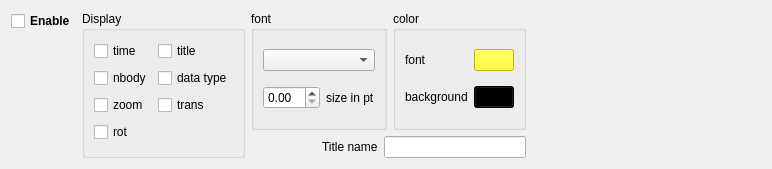
     <widget class="QWidget" name="tab_2">
      <attribute name="title">
       <string>On screen display</string>
      </attribute>
      <layout class="QGridLayout" name="gridLayout_23">
       <item row="0" column="0">
        <widget class="QCheckBox" name="show_osd_checkb">
         <property name="font">
          <font>
           <weight>75</weight>
           <bold>true</bold>
          </font>
         </property>
         <property name="toolTip">
          <string>toggle on screen display</string>
         </property>
         <property name="text">
          <string>Enable</string>
         </property>
        </widget>
       </item>
       <item row="0" column="1" rowspan="3">
        <widget class="QGroupBox" name="groupBox_12">
         <property name="title">
          <string>Display</string>
         </property>
         <layout class="QGridLayout" name="gridLayout_18">
          <item row="0" column="0">
           <widget class="QCheckBox" name="osd_time">
            <property name="text">
             <string>time</string>
            </property>
           </widget>
          </item>
          <item row="0" column="1">
           <widget class="QCheckBox" name="osd_title">
            <property name="text">
             <string>title</string>
            </property>
           </widget>
          </item>
          <item row="1" column="0">
           <widget class="QCheckBox" name="osd_nbody">
            <property name="text">
             <string>nbody</string>
            </property>
           </widget>
          </item>
          <item row="1" column="1">
           <widget class="QCheckBox" name="osd_datatype">
            <property name="text">
             <string>data type</string>
            </property>
           </widget>
          </item>
          <item row="2" column="0">
           <widget class="QCheckBox" name="osd_zoom">
            <property name="text">
             <string>zoom</string>
            </property>
           </widget>
          </item>
          <item row="2" column="1">
           <widget class="QCheckBox" name="osd_trans">
            <property name="text">
             <string>trans</string>
            </property>
           </widget>
          </item>
          <item row="3" column="0">
           <widget class="QCheckBox" name="osd_rot">
            <property name="text">
             <string>rot</string>
            </property>
           </widget>
          </item>
         </layout>
        </widget>
       </item>
       <item row="0" column="2" rowspan="2" colspan="2">
        <widget class="QGroupBox" name="groupBox_13">
         <property name="title">
          <string>font</string>
         </property>
         <layout class="QGridLayout" name="gridLayout_21">
          <item row="0" column="0" colspan="2">
           <widget class="QComboBox" name="osd_combo_font">
            <property name="toolTip">
             <string>select font</string>
            </property>
           </widget>
          </item>
          <item row="1" column="1">
           <widget class="QLabel" name="label_15">
            <property name="text">
             <string>size in pt</string>
            </property>
           </widget>
          </item>
          <item row="1" column="0">
           <widget class="QDoubleSpinBox" name="spin_font_size">
            <property name="toolTip">
             <string>change font size</string>
            </property>
           </widget>
          </item>
         </layout>
        </widget>
       </item>
       <item row="0" column="4" rowspan="2">
        <widget class="QGroupBox" name="groupBox_14">
         <property name="title">
          <string>color</string>
         </property>
         <layout class="QGridLayout" name="gridLayout_20">
          <item row="0" column="0">
           <widget class="QLabel" name="label_16">
            <property name="text">
             <string>font</string>
            </property>
           </widget>
          </item>
          <item row="0" column="1">
           <widget class="QPushButton" name="font_color">
            <property name="palette">
             <palette>
              <active>
               <colorrole role="WindowText">
                <brush brushstyle="SolidPattern">
                 <color alpha="255">
                  <red>0</red>
                  <green>0</green>
                  <blue>0</blue>
                 </color>
                </brush>
               </colorrole>
               <colorrole role="Button">
                <brush brushstyle="SolidPattern">
                 <color alpha="255">
                  <red>255</red>
                  <green>255</green>
                  <blue>0</blue>
                 </color>
                </brush>
               </colorrole>
               <colorrole role="Light">
                <brush brushstyle="SolidPattern">
                 <color alpha="255">
                  <red>255</red>
                  <green>255</green>
                  <blue>127</blue>
                 </color>
                </brush>
               </colorrole>
               <colorrole role="Midlight">
                <brush brushstyle="SolidPattern">
                 <color alpha="255">
                  <red>255</red>
                  <green>255</green>
                  <blue>63</blue>
                 </color>
                </brush>
               </colorrole>
               <colorrole role="Dark">
                <brush brushstyle="SolidPattern">
                 <color alpha="255">
                  <red>127</red>
                  <green>127</green>
                  <blue>0</blue>
                 </color>
                </brush>
               </colorrole>
               <colorrole role="Mid">
                <brush brushstyle="SolidPattern">
                 <color alpha="255">
                  <red>170</red>
                  <green>170</green>
                  <blue>0</blue>
                 </color>
                </brush>
               </colorrole>
               <colorrole role="Text">
                <brush brushstyle="SolidPattern">
                 <color alpha="255">
                  <red>0</red>
                  <green>0</green>
                  <blue>0</blue>
                 </color>
                </brush>
               </colorrole>
               <colorrole role="BrightText">
                <brush brushstyle="SolidPattern">
                 <color alpha="255">
                  <red>255</red>
                  <green>255</green>
                  <blue>255</blue>
                 </color>
                </brush>
               </colorrole>
               <colorrole role="ButtonText">
                <brush brushstyle="SolidPattern">
                 <color alpha="255">
                  <red>0</red>
                  <green>0</green>
                  <blue>0</blue>
                 </color>
                </brush>
               </colorrole>
               <colorrole role="Base">
                <brush brushstyle="SolidPattern">
                 <color alpha="255">
                  <red>255</red>
                  <green>255</green>
                  <blue>255</blue>
                 </color>
                </brush>
               </colorrole>
               <colorrole role="Window">
                <brush brushstyle="SolidPattern">
                 <color alpha="255">
                  <red>255</red>
                  <green>255</green>
                  <blue>0</blue>
                 </color>
                </brush>
               </colorrole>
               <colorrole role="Shadow">
                <brush brushstyle="SolidPattern">
                 <color alpha="255">
                  <red>0</red>
                  <green>0</green>
                  <blue>0</blue>
                 </color>
                </brush>
               </colorrole>
               <colorrole role="AlternateBase">
                <brush brushstyle="SolidPattern">
                 <color alpha="255">
                  <red>255</red>
                  <green>255</green>
                  <blue>127</blue>
                 </color>
                </brush>
               </colorrole>
               <colorrole role="ToolTipBase">
                <brush brushstyle="SolidPattern">
                 <color alpha="255">
                  <red>255</red>
                  <green>255</green>
                  <blue>220</blue>
                 </color>
                </brush>
               </colorrole>
               <colorrole role="ToolTipText">
                <brush brushstyle="SolidPattern">
                 <color alpha="255">
                  <red>0</red>
                  <green>0</green>
                  <blue>0</blue>
                 </color>
                </brush>
               </colorrole>
              </active>
              <inactive>
               <colorrole role="WindowText">
                <brush brushstyle="SolidPattern">
                 <color alpha="255">
                  <red>0</red>
                  <green>0</green>
                  <blue>0</blue>
                 </color>
                </brush>
               </colorrole>
               <colorrole role="Button">
                <brush brushstyle="SolidPattern">
                 <color alpha="255">
                  <red>255</red>
                  <green>255</green>
                  <blue>0</blue>
                 </color>
                </brush>
               </colorrole>
               <colorrole role="Light">
                <brush brushstyle="SolidPattern">
                 <color alpha="255">
                  <red>255</red>
                  <green>255</green>
                  <blue>127</blue>
                 </color>
                </brush>
               </colorrole>
               <colorrole role="Midlight">
                <brush brushstyle="SolidPattern">
                 <color alpha="255">
                  <red>255</red>
                  <green>255</green>
                  <blue>63</blue>
                 </color>
                </brush>
               </colorrole>
               <colorrole role="Dark">
                <brush brushstyle="SolidPattern">
                 <color alpha="255">
                  <red>127</red>
                  <green>127</green>
                  <blue>0</blue>
                 </color>
                </brush>
               </colorrole>
               <colorrole role="Mid">
                <brush brushstyle="SolidPattern">
                 <color alpha="255">
                  <red>170</red>
                  <green>170</green>
                  <blue>0</blue>
                 </color>
                </brush>
               </colorrole>
               <colorrole role="Text">
                <brush brushstyle="SolidPattern">
                 <color alpha="255">
                  <red>0</red>
                  <green>0</green>
                  <blue>0</blue>
                 </color>
                </brush>
               </colorrole>
               <colorrole role="BrightText">
                <brush brushstyle="SolidPattern">
                 <color alpha="255">
                  <red>255</red>
                  <green>255</green>
                  <blue>255</blue>
                 </color>
                </brush>
               </colorrole>
               <colorrole role="ButtonText">
                <brush brushstyle="SolidPattern">
                 <color alpha="255">
                  <red>0</red>
                  <green>0</green>
                  <blue>0</blue>
                 </color>
                </brush>
               </colorrole>
               <colorrole role="Base">
                <brush brushstyle="SolidPattern">
                 <color alpha="255">
                  <red>255</red>
                  <green>255</green>
                  <blue>255</blue>
                 </color>
                </brush>
               </colorrole>
               <colorrole role="Window">
                <brush brushstyle="SolidPattern">
                 <color alpha="255">
                  <red>255</red>
                  <green>255</green>
                  <blue>0</blue>
                 </color>
                </brush>
               </colorrole>
               <colorrole role="Shadow">
                <brush brushstyle="SolidPattern">
                 <color alpha="255">
                  <red>0</red>
                  <green>0</green>
                  <blue>0</blue>
                 </color>
                </brush>
               </colorrole>
               <colorrole role="AlternateBase">
                <brush brushstyle="SolidPattern">
                 <color alpha="255">
                  <red>255</red>
                  <green>255</green>
                  <blue>127</blue>
                 </color>
                </brush>
               </colorrole>
               <colorrole role="ToolTipBase">
                <brush brushstyle="SolidPattern">
                 <color alpha="255">
                  <red>255</red>
                  <green>255</green>
                  <blue>220</blue>
                 </color>
                </brush>
               </colorrole>
               <colorrole role="ToolTipText">
                <brush brushstyle="SolidPattern">
                 <color alpha="255">
                  <red>0</red>
                  <green>0</green>
                  <blue>0</blue>
                 </color>
                </brush>
               </colorrole>
              </inactive>
              <disabled>
               <colorrole role="WindowText">
                <brush brushstyle="SolidPattern">
                 <color alpha="255">
                  <red>127</red>
                  <green>127</green>
                  <blue>0</blue>
                 </color>
                </brush>
               </colorrole>
               <colorrole role="Button">
                <brush brushstyle="SolidPattern">
                 <color alpha="255">
                  <red>255</red>
                  <green>255</green>
                  <blue>0</blue>
                 </color>
                </brush>
               </colorrole>
               <colorrole role="Light">
                <brush brushstyle="SolidPattern">
                 <color alpha="255">
                  <red>255</red>
                  <green>255</green>
                  <blue>127</blue>
                 </color>
                </brush>
               </colorrole>
               <colorrole role="Midlight">
                <brush brushstyle="SolidPattern">
                 <color alpha="255">
                  <red>255</red>
                  <green>255</green>
                  <blue>63</blue>
                 </color>
                </brush>
               </colorrole>
               <colorrole role="Dark">
                <brush brushstyle="SolidPattern">
                 <color alpha="255">
                  <red>127</red>
                  <green>127</green>
                  <blue>0</blue>
                 </color>
                </brush>
               </colorrole>
               <colorrole role="Mid">
                <brush brushstyle="SolidPattern">
                 <color alpha="255">
                  <red>170</red>
                  <green>170</green>
                  <blue>0</blue>
                 </color>
                </brush>
               </colorrole>
               <colorrole role="Text">
                <brush brushstyle="SolidPattern">
                 <color alpha="255">
                  <red>127</red>
                  <green>127</green>
                  <blue>0</blue>
                 </color>
                </brush>
               </colorrole>
               <colorrole role="BrightText">
                <brush brushstyle="SolidPattern">
                 <color alpha="255">
                  <red>255</red>
                  <green>255</green>
                  <blue>255</blue>
                 </color>
                </brush>
               </colorrole>
               <colorrole role="ButtonText">
                <brush brushstyle="SolidPattern">
                 <color alpha="255">
                  <red>127</red>
                  <green>127</green>
                  <blue>0</blue>
                 </color>
                </brush>
               </colorrole>
               <colorrole role="Base">
                <brush brushstyle="SolidPattern">
                 <color alpha="255">
                  <red>255</red>
                  <green>255</green>
                  <blue>0</blue>
                 </color>
                </brush>
               </colorrole>
               <colorrole role="Window">
                <brush brushstyle="SolidPattern">
                 <color alpha="255">
                  <red>255</red>
                  <green>255</green>
                  <blue>0</blue>
                 </color>
                </brush>
               </colorrole>
               <colorrole role="Shadow">
                <brush brushstyle="SolidPattern">
                 <color alpha="255">
                  <red>0</red>
                  <green>0</green>
                  <blue>0</blue>
                 </color>
                </brush>
               </colorrole>
               <colorrole role="AlternateBase">
                <brush brushstyle="SolidPattern">
                 <color alpha="255">
                  <red>255</red>
                  <green>255</green>
                  <blue>0</blue>
                 </color>
                </brush>
               </colorrole>
               <colorrole role="ToolTipBase">
                <brush brushstyle="SolidPattern">
                 <color alpha="255">
                  <red>255</red>
                  <green>255</green>
                  <blue>220</blue>
                 </color>
                </brush>
               </colorrole>
               <colorrole role="ToolTipText">
                <brush brushstyle="SolidPattern">
                 <color alpha="255">
                  <red>0</red>
                  <green>0</green>
                  <blue>0</blue>
                 </color>
                </brush>
               </colorrole>
              </disabled>
             </palette>
            </property>
            <property name="toolTip">
             <string>press button to change font color</string>
            </property>
            <property name="text">
             <string/>
            </property>
           </widget>
          </item>
          <item row="1" column="0">
           <widget class="QLabel" name="label_17">
            <property name="text">
             <string>background</string>
            </property>
           </widget>
          </item>
          <item row="1" column="1">
           <widget class="QPushButton" name="background_color">
            <property name="palette">
             <palette>
              <active>
               <colorrole role="WindowText">
                <brush brushstyle="SolidPattern">
                 <color alpha="255">
                  <red>255</red>
                  <green>255</green>
                  <blue>255</blue>
                 </color>
                </brush>
               </colorrole>
               <colorrole role="Button">
                <brush brushstyle="SolidPattern">
                 <color alpha="255">
                  <red>0</red>
                  <green>0</green>
                  <blue>0</blue>
                 </color>
                </brush>
               </colorrole>
               <colorrole role="Light">
                <brush brushstyle="SolidPattern">
                 <color alpha="255">
                  <red>0</red>
                  <green>0</green>
                  <blue>0</blue>
                 </color>
                </brush>
               </colorrole>
               <colorrole role="Midlight">
                <brush brushstyle="SolidPattern">
                 <color alpha="255">
                  <red>0</red>
                  <green>0</green>
                  <blue>0</blue>
                 </color>
                </brush>
               </colorrole>
               <colorrole role="Dark">
                <brush brushstyle="SolidPattern">
                 <color alpha="255">
                  <red>0</red>
                  <green>0</green>
                  <blue>0</blue>
                 </color>
                </brush>
               </colorrole>
               <colorrole role="Mid">
                <brush brushstyle="SolidPattern">
                 <color alpha="255">
                  <red>0</red>
                  <green>0</green>
                  <blue>0</blue>
                 </color>
                </brush>
               </colorrole>
               <colorrole role="Text">
                <brush brushstyle="SolidPattern">
                 <color alpha="255">
                  <red>255</red>
                  <green>255</green>
                  <blue>255</blue>
                 </color>
                </brush>
               </colorrole>
               <colorrole role="BrightText">
                <brush brushstyle="SolidPattern">
                 <color alpha="255">
                  <red>255</red>
                  <green>255</green>
                  <blue>255</blue>
                 </color>
                </brush>
               </colorrole>
               <colorrole role="ButtonText">
                <brush brushstyle="SolidPattern">
                 <color alpha="255">
                  <red>255</red>
                  <green>255</green>
                  <blue>255</blue>
                 </color>
                </brush>
               </colorrole>
               <colorrole role="Base">
                <brush brushstyle="SolidPattern">
                 <color alpha="255">
                  <red>0</red>
                  <green>0</green>
                  <blue>0</blue>
                 </color>
                </brush>
               </colorrole>
               <colorrole role="Window">
                <brush brushstyle="SolidPattern">
                 <color alpha="255">
                  <red>0</red>
                  <green>0</green>
                  <blue>0</blue>
                 </color>
                </brush>
               </colorrole>
               <colorrole role="Shadow">
                <brush brushstyle="SolidPattern">
                 <color alpha="255">
                  <red>0</red>
                  <green>0</green>
                  <blue>0</blue>
                 </color>
                </brush>
               </colorrole>
               <colorrole role="AlternateBase">
                <brush brushstyle="SolidPattern">
                 <color alpha="255">
                  <red>0</red>
                  <green>0</green>
                  <blue>0</blue>
                 </color>
                </brush>
               </colorrole>
               <colorrole role="ToolTipBase">
                <brush brushstyle="SolidPattern">
                 <color alpha="255">
                  <red>255</red>
                  <green>255</green>
                  <blue>220</blue>
                 </color>
                </brush>
               </colorrole>
               <colorrole role="ToolTipText">
                <brush brushstyle="SolidPattern">
                 <color alpha="255">
                  <red>0</red>
                  <green>0</green>
                  <blue>0</blue>
                 </color>
                </brush>
               </colorrole>
              </active>
              <inactive>
               <colorrole role="WindowText">
                <brush brushstyle="SolidPattern">
                 <color alpha="255">
                  <red>255</red>
                  <green>255</green>
                  <blue>255</blue>
                 </color>
                </brush>
               </colorrole>
               <colorrole role="Button">
                <brush brushstyle="SolidPattern">
                 <color alpha="255">
                  <red>0</red>
                  <green>0</green>
                  <blue>0</blue>
                 </color>
                </brush>
               </colorrole>
               <colorrole role="Light">
                <brush brushstyle="SolidPattern">
                 <color alpha="255">
                  <red>0</red>
                  <green>0</green>
                  <blue>0</blue>
                 </color>
                </brush>
               </colorrole>
               <colorrole role="Midlight">
                <brush brushstyle="SolidPattern">
                 <color alpha="255">
                  <red>0</red>
                  <green>0</green>
                  <blue>0</blue>
                 </color>
                </brush>
               </colorrole>
               <colorrole role="Dark">
                <brush brushstyle="SolidPattern">
                 <color alpha="255">
                  <red>0</red>
                  <green>0</green>
                  <blue>0</blue>
                 </color>
                </brush>
               </colorrole>
               <colorrole role="Mid">
                <brush brushstyle="SolidPattern">
                 <color alpha="255">
                  <red>0</red>
                  <green>0</green>
                  <blue>0</blue>
                 </color>
                </brush>
               </colorrole>
               <colorrole role="Text">
                <brush brushstyle="SolidPattern">
                 <color alpha="255">
                  <red>255</red>
                  <green>255</green>
                  <blue>255</blue>
                 </color>
                </brush>
               </colorrole>
               <colorrole role="BrightText">
                <brush brushstyle="SolidPattern">
                 <color alpha="255">
                  <red>255</red>
                  <green>255</green>
                  <blue>255</blue>
                 </color>
                </brush>
               </colorrole>
               <colorrole role="ButtonText">
                <brush brushstyle="SolidPattern">
                 <color alpha="255">
                  <red>255</red>
                  <green>255</green>
                  <blue>255</blue>
                 </color>
                </brush>
               </colorrole>
               <colorrole role="Base">
                <brush brushstyle="SolidPattern">
                 <color alpha="255">
                  <red>0</red>
                  <green>0</green>
                  <blue>0</blue>
                 </color>
                </brush>
               </colorrole>
               <colorrole role="Window">
                <brush brushstyle="SolidPattern">
                 <color alpha="255">
                  <red>0</red>
                  <green>0</green>
                  <blue>0</blue>
                 </color>
                </brush>
               </colorrole>
               <colorrole role="Shadow">
                <brush brushstyle="SolidPattern">
                 <color alpha="255">
                  <red>0</red>
                  <green>0</green>
                  <blue>0</blue>
                 </color>
                </brush>
               </colorrole>
               <colorrole role="AlternateBase">
                <brush brushstyle="SolidPattern">
                 <color alpha="255">
                  <red>0</red>
                  <green>0</green>
                  <blue>0</blue>
                 </color>
                </brush>
               </colorrole>
               <colorrole role="ToolTipBase">
                <brush brushstyle="SolidPattern">
                 <color alpha="255">
                  <red>255</red>
                  <green>255</green>
                  <blue>220</blue>
                 </color>
                </brush>
               </colorrole>
               <colorrole role="ToolTipText">
                <brush brushstyle="SolidPattern">
                 <color alpha="255">
                  <red>0</red>
                  <green>0</green>
                  <blue>0</blue>
                 </color>
                </brush>
               </colorrole>
              </inactive>
              <disabled>
               <colorrole role="WindowText">
                <brush brushstyle="SolidPattern">
                 <color alpha="255">
                  <red>0</red>
                  <green>0</green>
                  <blue>0</blue>
                 </color>
                </brush>
               </colorrole>
               <colorrole role="Button">
                <brush brushstyle="SolidPattern">
                 <color alpha="255">
                  <red>0</red>
                  <green>0</green>
                  <blue>0</blue>
                 </color>
                </brush>
               </colorrole>
               <colorrole role="Light">
                <brush brushstyle="SolidPattern">
                 <color alpha="255">
                  <red>0</red>
                  <green>0</green>
                  <blue>0</blue>
                 </color>
                </brush>
               </colorrole>
               <colorrole role="Midlight">
                <brush brushstyle="SolidPattern">
                 <color alpha="255">
                  <red>0</red>
                  <green>0</green>
                  <blue>0</blue>
                 </color>
                </brush>
               </colorrole>
               <colorrole role="Dark">
                <brush brushstyle="SolidPattern">
                 <color alpha="255">
                  <red>0</red>
                  <green>0</green>
                  <blue>0</blue>
                 </color>
                </brush>
               </colorrole>
               <colorrole role="Mid">
                <brush brushstyle="SolidPattern">
                 <color alpha="255">
                  <red>0</red>
                  <green>0</green>
                  <blue>0</blue>
                 </color>
                </brush>
               </colorrole>
               <colorrole role="Text">
                <brush brushstyle="SolidPattern">
                 <color alpha="255">
                  <red>0</red>
                  <green>0</green>
                  <blue>0</blue>
                 </color>
                </brush>
               </colorrole>
               <colorrole role="BrightText">
                <brush brushstyle="SolidPattern">
                 <color alpha="255">
                  <red>255</red>
                  <green>255</green>
                  <blue>255</blue>
                 </color>
                </brush>
               </colorrole>
               <colorrole role="ButtonText">
                <brush brushstyle="SolidPattern">
                 <color alpha="255">
                  <red>0</red>
                  <green>0</green>
                  <blue>0</blue>
                 </color>
                </brush>
               </colorrole>
               <colorrole role="Base">
                <brush brushstyle="SolidPattern">
                 <color alpha="255">
                  <red>0</red>
                  <green>0</green>
                  <blue>0</blue>
                 </color>
                </brush>
               </colorrole>
               <colorrole role="Window">
                <brush brushstyle="SolidPattern">
                 <color alpha="255">
                  <red>0</red>
                  <green>0</green>
                  <blue>0</blue>
                 </color>
                </brush>
               </colorrole>
               <colorrole role="Shadow">
                <brush brushstyle="SolidPattern">
                 <color alpha="255">
                  <red>0</red>
                  <green>0</green>
                  <blue>0</blue>
                 </color>
                </brush>
               </colorrole>
               <colorrole role="AlternateBase">
                <brush brushstyle="SolidPattern">
                 <color alpha="255">
                  <red>0</red>
                  <green>0</green>
                  <blue>0</blue>
                 </color>
                </brush>
               </colorrole>
               <colorrole role="ToolTipBase">
                <brush brushstyle="SolidPattern">
                 <color alpha="255">
                  <red>255</red>
                  <green>255</green>
                  <blue>220</blue>
                 </color>
                </brush>
               </colorrole>
               <colorrole role="ToolTipText">
                <brush brushstyle="SolidPattern">
                 <color alpha="255">
                  <red>0</red>
                  <green>0</green>
                  <blue>0</blue>
                 </color>
                </brush>
               </colorrole>
              </disabled>
             </palette>
            </property>
            <property name="toolTip">
             <string>press button to change background color</string>
            </property>
            <property name="text">
             <string/>
            </property>
           </widget>
          </item>
         </layout>
        </widget>
       </item>
       <item row="1" column="0" rowspan="2">
        <spacer name="verticalSpacer_8">
         <property name="orientation">
          <enum>Qt::Vertical</enum>
         </property>
         <property name="sizeHint" stdset="0">
          <size>
           <width>20</width>
           <height>127</height>
          </size>
         </property>
        </spacer>
       </item>
       <item row="1" column="5">
        <spacer name="horizontalSpacer_8">
         <property name="orientation">
          <enum>Qt::Horizontal</enum>
         </property>
         <property name="sizeHint" stdset="0">
          <size>
           <width>235</width>
           <height>20</height>
          </size>
         </property>
        </spacer>
       </item>
       <item row="2" column="3" colspan="2">
        <layout class="QHBoxLayout" name="horizontalLayout_17">
         <item>
          <widget class="QLabel" name="label_18">
           <property name="text">
            <string>Title name</string>
           </property>
          </widget>
         </item>
         <item>
          <widget class="QLineEdit" name="title_name">
           <property name="toolTip">
            <string>Change title name</string>
           </property>
          </widget>
         </item>
        </layout>
       </item>
       <item row="3" column="1">
        <spacer name="verticalSpacer_10">
         <property name="orientation">
          <enum>Qt::Vertical</enum>
         </property>
         <property name="sizeHint" stdset="0">
          <size>
           <width>20</width>
           <height>0</height>
          </size>
         </property>
        </spacer>
       </item>
       <item row="3" column="2">
        <spacer name="verticalSpacer_9">
         <property name="orientation">
          <enum>Qt::Vertical</enum>
         </property>
         <property name="sizeHint" stdset="0">
          <size>
           <width>20</width>
           <height>0</height>
          </size>
         </property>
        </spacer>
       </item>
       <item row="3" column="4">
        <spacer name="verticalSpacer_11">
         <property name="orientation">
          <enum>Qt::Vertical</enum>
         </property>
         <property name="sizeHint" stdset="0">
          <size>
           <width>20</width>
           <height>0</height>
          </size>
         </property>
        </spacer>
       </item>
      </layout>
     </widget>
